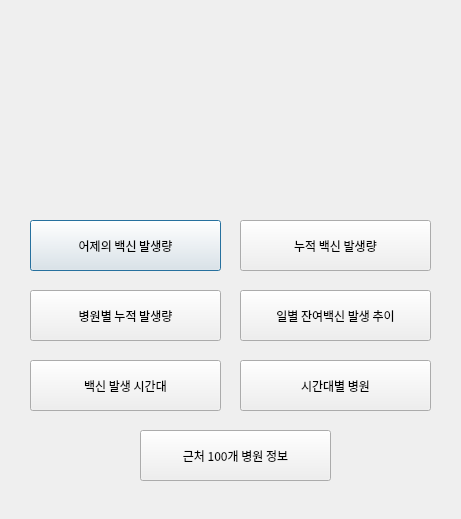
<?xml version="1.0" encoding="UTF-8"?>
<ui version="4.0">
 <class>Dialog</class>
 <widget class="QDialog" name="Dialog">
  <property name="geometry">
   <rect>
    <x>0</x>
    <y>0</y>
    <width>461</width>
    <height>519</height>
   </rect>
  </property>
  <property name="font">
   <font>
    <family>경기천년제목 Light</family>
   </font>
  </property>
  <property name="windowTitle">
   <string>수집 결과 확인</string>
  </property>
  <property name="windowIcon">
   <iconset resource="testResource.qrc">
    <normaloff>:/background/로고_아이콘.png</normaloff>:/background/로고_아이콘.png</iconset>
  </property>
  <widget class="QPushButton" name="pushButton">
   <property name="geometry">
    <rect>
     <x>30</x>
     <y>220</y>
     <width>191</width>
     <height>51</height>
    </rect>
   </property>
   <property name="text">
    <string>어제의 백신 발생량</string>
   </property>
  </widget>
  <widget class="QPushButton" name="pushButton_2">
   <property name="geometry">
    <rect>
     <x>240</x>
     <y>220</y>
     <width>191</width>
     <height>51</height>
    </rect>
   </property>
   <property name="text">
    <string>누적 백신 발생량</string>
   </property>
  </widget>
  <widget class="QPushButton" name="pushButton_3">
   <property name="geometry">
    <rect>
     <x>30</x>
     <y>290</y>
     <width>191</width>
     <height>51</height>
    </rect>
   </property>
   <property name="text">
    <string>병원별 누적 발생량</string>
   </property>
  </widget>
  <widget class="QPushButton" name="pushButton_4">
   <property name="geometry">
    <rect>
     <x>240</x>
     <y>290</y>
     <width>191</width>
     <height>51</height>
    </rect>
   </property>
   <property name="text">
    <string>일별 잔여백신 발생 추이</string>
   </property>
  </widget>
  <widget class="QPushButton" name="pushButton_5">
   <property name="geometry">
    <rect>
     <x>30</x>
     <y>360</y>
     <width>191</width>
     <height>51</height>
    </rect>
   </property>
   <property name="text">
    <string>백신 발생 시간대</string>
   </property>
  </widget>
  <widget class="QPushButton" name="pushButton_6">
   <property name="geometry">
    <rect>
     <x>240</x>
     <y>360</y>
     <width>191</width>
     <height>51</height>
    </rect>
   </property>
   <property name="text">
    <string>시간대별 병원</string>
   </property>
  </widget>
  <widget class="QPushButton" name="pushButton_7">
   <property name="geometry">
    <rect>
     <x>140</x>
     <y>430</y>
     <width>191</width>
     <height>51</height>
    </rect>
   </property>
   <property name="text">
    <string>근처 100개 병원 정보</string>
   </property>
  </widget>
  <widget class="QLabel" name="label">
   <property name="geometry">
    <rect>
     <x>170</x>
     <y>90</y>
     <width>111</width>
     <height>91</height>
    </rect>
   </property>
   <property name="text">
    <string/>
   </property>
   <property name="pixmap">
    <pixmap resource="testResource.qrc">:/background/로고_연한거 (1).png</pixmap>
   </property>
  </widget>
  <widget class="QLabel" name="label_2">
   <property name="geometry">
    <rect>
     <x>110</x>
     <y>-10</y>
     <width>431</width>
     <height>291</height>
    </rect>
   </property>
   <property name="text">
    <string/>
   </property>
   <property name="pixmap">
    <pixmap resource="testResource.qrc">:/background/bg_2.png</pixmap>
   </property>
  </widget>
  <widget class="QLabel" name="label_3">
   <property name="geometry">
    <rect>
     <x>40</x>
     <y>0</y>
     <width>411</width>
     <height>601</height>
    </rect>
   </property>
   <property name="text">
    <string/>
   </property>
   <property name="pixmap">
    <pixmap resource="testResource.qrc">:/background/bg-Light Gray.png</pixmap>
   </property>
  </widget>
  <zorder>label_3</zorder>
  <zorder>label_2</zorder>
  <zorder>pushButton</zorder>
  <zorder>pushButton_2</zorder>
  <zorder>pushButton_3</zorder>
  <zorder>pushButton_4</zorder>
  <zorder>pushButton_5</zorder>
  <zorder>pushButton_6</zorder>
  <zorder>pushButton_7</zorder>
  <zorder>label</zorder>
 </widget>
 <resources>
  <include location="testResource.qrc"/>
  <include location="../../.designer/backup/testResource.qrc"/>
 </resources>
 <connections>
  <connection>
   <sender>pushButton</sender>
   <signal>clicked()</signal>
   <receiver>Dialog</receiver>
   <slot>result_1()</slot>
   <hints>
    <hint type="sourcelabel">
     <x>63</x>
     <y>230</y>
    </hint>
    <hint type="destinationlabel">
     <x>26</x>
     <y>187</y>
    </hint>
   </hints>
  </connection>
  <connection>
   <sender>pushButton_2</sender>
   <signal>clicked()</signal>
   <receiver>Dialog</receiver>
   <slot>result_2()</slot>
   <hints>
    <hint type="sourcelabel">
     <x>414</x>
     <y>232</y>
    </hint>
    <hint type="destinationlabel">
     <x>19</x>
     <y>116</y>
    </hint>
   </hints>
  </connection>
  <connection>
   <sender>pushButton_3</sender>
   <signal>clicked()</signal>
   <receiver>Dialog</receiver>
   <slot>result_3()</slot>
   <hints>
    <hint type="sourcelabel">
     <x>48</x>
     <y>312</y>
    </hint>
    <hint type="destinationlabel">
     <x>20</x>
     <y>313</y>
    </hint>
   </hints>
  </connection>
  <connection>
   <sender>pushButton_4</sender>
   <signal>clicked()</signal>
   <receiver>Dialog</receiver>
   <slot>result_4()</slot>
   <hints>
    <hint type="sourcelabel">
     <x>399</x>
     <y>321</y>
    </hint>
    <hint type="destinationlabel">
     <x>20</x>
     <y>58</y>
    </hint>
   </hints>
  </connection>
  <connection>
   <sender>pushButton_5</sender>
   <signal>clicked()</signal>
   <receiver>Dialog</receiver>
   <slot>result_5()</slot>
   <hints>
    <hint type="sourcelabel">
     <x>85</x>
     <y>388</y>
    </hint>
    <hint type="destinationlabel">
     <x>21</x>
     <y>385</y>
    </hint>
   </hints>
  </connection>
  <connection>
   <sender>pushButton_6</sender>
   <signal>clicked()</signal>
   <receiver>Dialog</receiver>
   <slot>result_6()</slot>
   <hints>
    <hint type="sourcelabel">
     <x>413</x>
     <y>398</y>
    </hint>
    <hint type="destinationlabel">
     <x>14</x>
     <y>446</y>
    </hint>
   </hints>
  </connection>
  <connection>
   <sender>pushButton_7</sender>
   <signal>clicked()</signal>
   <receiver>Dialog</receiver>
   <slot>result_7()</slot>
   <hints>
    <hint type="sourcelabel">
     <x>259</x>
     <y>450</y>
    </hint>
    <hint type="destinationlabel">
     <x>18</x>
     <y>490</y>
    </hint>
   </hints>
  </connection>
 </connections>
 <slots>
  <slot>result_1()</slot>
  <slot>result_2()</slot>
  <slot>result_3()</slot>
  <slot>result_4()</slot>
  <slot>result_5()</slot>
  <slot>result_6()</slot>
  <slot>result_7()</slot>
 </slots>
</ui>
